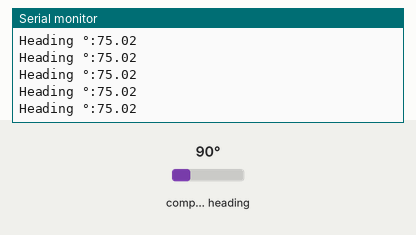
This sketch was run on a simulated Arduino Uno, built with avr-gcc and run on an emulated ATmega328P. Parts: the last lines printed to the serial monitor. The test bench sets the inputs (shaded band); at power-on: compass heading 90°.

Above: at 1.2 s.
1.3 s: compass heading set to 7°
At 1.57 s:
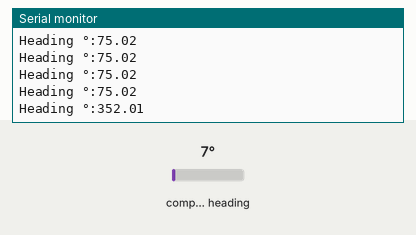
2.8 s: compass heading set to 180°
At 2.99 s:
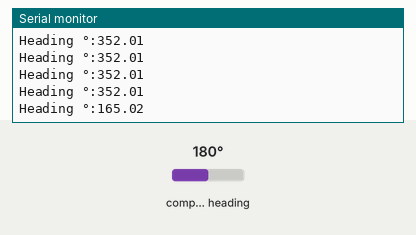
Timing chart, 0 to 5.8 s (numbered marks = the images above; inputs shaded):
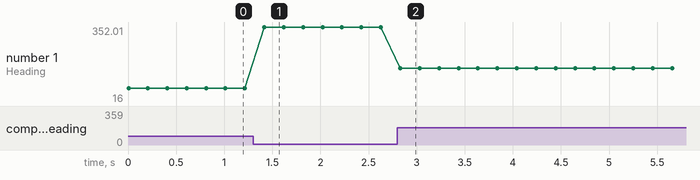

The sketch:

gy_86_magnetometer.ino
```cpp
#include "Wire.h"
#include "I2Cdev.h" //   Get these libraries from https://github.com/jrowberg/i2cdevlib/tree/master/Arduino
#include "MPU6050.h" //  ^
#include "HMC5883L.h" // ^

MPU6050 mpu;
HMC5883L mag;

int16_t mx, my, mz;

// Find the declination where you are from http://www.magnetic-declination.com
//                  -14°     59'
float declination = (-14.0 - (59.0 / 60.0)) * (PI/180);

void setup() {
  Serial.begin(115200);
  Wire.begin();
  Serial.println("Initializing I2C devices...");
  mpu.setI2CMasterModeEnabled(false);
  mpu.setI2CBypassEnabled(true) ;
  mpu.setSleepEnabled(false);
  mpu.initialize();
  mag.initialize();
  Serial.println(mpu.testConnection() ? "MPU6050 connection successful" : "MPU6050 connection failed");
  Serial.println(mag.testConnection() ? "HMC5883L connection successful" : "HMC5883L connection failed");

}

void loop() {
  mag.getHeading(&mx, &my, &mz);
  printResults();
  delay(200);
}

void printResults(){
  float heading = atan2(my, mx);
  heading += declination;
  if (heading < 0) heading += 2 * PI;
  if (heading > 2 * PI) heading -= 2 * PI;
  heading *= 180/M_PI;

  Serial.print("Heading °:");
  Serial.println(heading);
}
```

Measured:
- after the input at 1.3 s, the serial monitor: prints a new line after 0.12 s (image 1)
- after the input at 2.8 s, the serial monitor: prints a new line at once (image 2)
- plotted number 1: 75.02 → 352.01 after the input at 1.3 s, 352.01 → 16 after the input at 2.8 s
